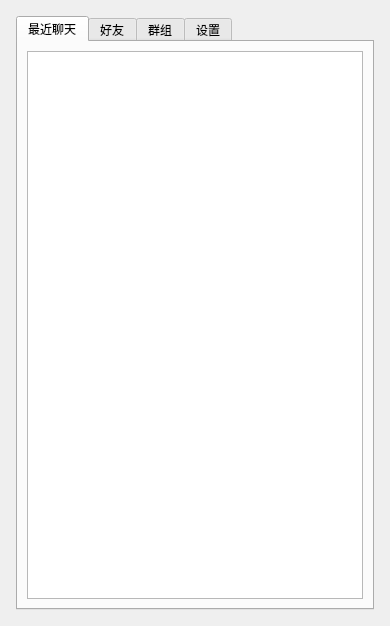
<?xml version="1.0" encoding="UTF-8"?>
<ui version="4.0">
 <class>UserMainWindow</class>
 <widget class="QWidget" name="UserMainWindow">
  <property name="geometry">
   <rect>
    <x>0</x>
    <y>0</y>
    <width>390</width>
    <height>626</height>
   </rect>
  </property>
  <property name="windowTitle">
   <string>Form</string>
  </property>
  <layout class="QVBoxLayout" name="verticalLayout_2">
   <item>
    <layout class="QVBoxLayout" name="verticalLayout">
     <property name="leftMargin">
      <number>5</number>
     </property>
     <property name="topMargin">
      <number>5</number>
     </property>
     <property name="rightMargin">
      <number>5</number>
     </property>
     <property name="bottomMargin">
      <number>5</number>
     </property>
     <item>
      <widget class="QTabWidget" name="tabWidget">
       <property name="sizePolicy">
        <sizepolicy hsizetype="Expanding" vsizetype="Expanding">
         <horstretch>0</horstretch>
         <verstretch>0</verstretch>
        </sizepolicy>
       </property>
       <property name="minimumSize">
        <size>
         <width>0</width>
         <height>0</height>
        </size>
       </property>
       <property name="contextMenuPolicy">
        <enum>Qt::ContextMenuPolicy::DefaultContextMenu</enum>
       </property>
       <property name="layoutDirection">
        <enum>Qt::LayoutDirection::LeftToRight</enum>
       </property>
       <property name="autoFillBackground">
        <bool>false</bool>
       </property>
       <property name="styleSheet">
        <string notr="true"/>
       </property>
       <property name="currentIndex">
        <number>0</number>
       </property>
       <widget class="QWidget" name="uRecent">
        <attribute name="title">
         <string>最近聊天</string>
        </attribute>
        <layout class="QVBoxLayout" name="verticalLayout_3">
         <item>
          <widget class="QListWidget" name="uRecentList"/>
         </item>
        </layout>
       </widget>
       <widget class="QWidget" name="uFriend">
        <attribute name="title">
         <string>好友</string>
        </attribute>
        <layout class="QVBoxLayout" name="verticalLayout_4">
         <item>
          <widget class="QListWidget" name="uFriendList"/>
         </item>
         <item>
          <widget class="QPushButton" name="ubAddFriend">
           <property name="text">
            <string>添加好友</string>
           </property>
          </widget>
         </item>
        </layout>
       </widget>
       <widget class="QWidget" name="uGroup">
        <attribute name="title">
         <string>群组</string>
        </attribute>
        <layout class="QVBoxLayout" name="verticalLayout_5">
         <item>
          <widget class="QListWidget" name="uGroupList"/>
         </item>
         <item>
          <widget class="QPushButton" name="ubCreateGroup">
           <property name="text">
            <string>创建群组</string>
           </property>
          </widget>
         </item>
         <item>
          <widget class="QPushButton" name="ubAddGroup">
           <property name="text">
            <string>添加群组</string>
           </property>
          </widget>
         </item>
        </layout>
       </widget>
       <widget class="QWidget" name="uSetting">
        <attribute name="title">
         <string>设置</string>
        </attribute>
        <layout class="QVBoxLayout" name="verticalLayout_6">
         <item>
          <widget class="QPushButton" name="pushButton">
           <property name="text">
            <string>设置信息</string>
           </property>
          </widget>
         </item>
         <item>
          <widget class="QPushButton" name="pushButton_3">
           <property name="text">
            <string>设置状态</string>
           </property>
          </widget>
         </item>
         <item>
          <widget class="QPushButton" name="pushButton_2">
           <property name="text">
            <string>退出登录</string>
           </property>
          </widget>
         </item>
         <item>
          <widget class="QListWidget" name="uSettingList"/>
         </item>
        </layout>
       </widget>
      </widget>
     </item>
    </layout>
   </item>
  </layout>
 </widget>
 <tabstops>
  <tabstop>tabWidget</tabstop>
  <tabstop>ubAddGroup</tabstop>
  <tabstop>uGroupList</tabstop>
  <tabstop>pushButton_3</tabstop>
  <tabstop>pushButton</tabstop>
  <tabstop>pushButton_2</tabstop>
  <tabstop>uSettingList</tabstop>
  <tabstop>uFriendList</tabstop>
  <tabstop>ubAddFriend</tabstop>
  <tabstop>uRecentList</tabstop>
 </tabstops>
 <resources/>
 <connections/>
</ui>
